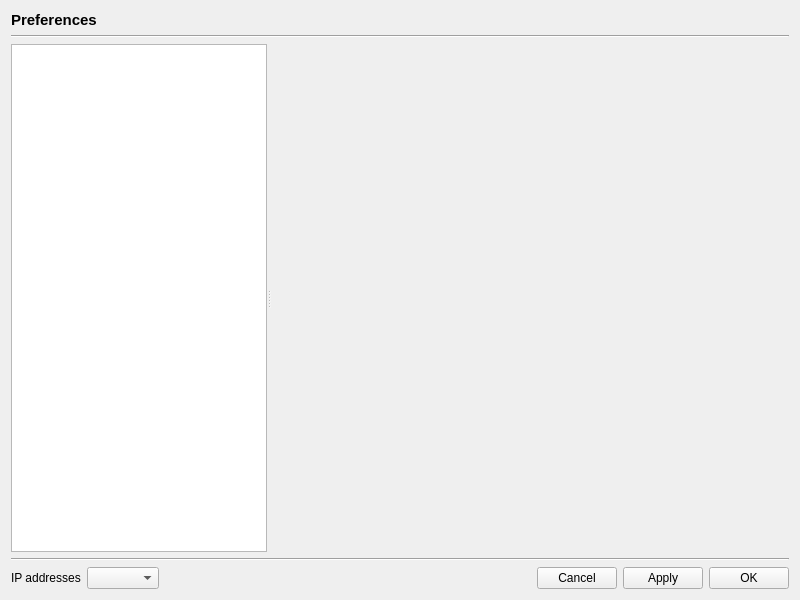
<?xml version="1.0" encoding="UTF-8"?>
<ui version="4.0">
 <class>GUI_PreferenceDialog</class>
 <widget class="QWidget" name="GUI_PreferenceDialog">
  <property name="geometry">
   <rect>
    <x>0</x>
    <y>0</y>
    <width>800</width>
    <height>600</height>
   </rect>
  </property>
  <property name="minimumSize">
   <size>
    <width>800</width>
    <height>600</height>
   </size>
  </property>
  <layout class="QGridLayout" name="gridLayout">
   <item row="0" column="0">
    <widget class="QLabel" name="lab_title">
     <property name="font">
      <font>
       <pointsize>11</pointsize>
       <weight>75</weight>
       <bold>true</bold>
      </font>
     </property>
     <property name="text">
      <string>Preferences</string>
     </property>
    </widget>
   </item>
   <item row="1" column="0">
    <widget class="Line" name="line">
     <property name="orientation">
      <enum>Qt::Horizontal</enum>
     </property>
    </widget>
   </item>
   <item row="2" column="0">
    <widget class="QSplitter" name="splitter">
     <property name="sizePolicy">
      <sizepolicy hsizetype="Expanding" vsizetype="MinimumExpanding">
       <horstretch>0</horstretch>
       <verstretch>0</verstretch>
      </sizepolicy>
     </property>
     <property name="lineWidth">
      <number>0</number>
     </property>
     <property name="orientation">
      <enum>Qt::Horizontal</enum>
     </property>
     <property name="childrenCollapsible">
      <bool>false</bool>
     </property>
     <widget class="QListWidget" name="list_preferences">
      <property name="sizePolicy">
       <sizepolicy hsizetype="Preferred" vsizetype="Expanding">
        <horstretch>0</horstretch>
        <verstretch>0</verstretch>
       </sizepolicy>
      </property>
      <property name="alternatingRowColors">
       <bool>true</bool>
      </property>
     </widget>
     <widget class="QWidget" name="widget_preferences" native="true">
      <property name="sizePolicy">
       <sizepolicy hsizetype="MinimumExpanding" vsizetype="Preferred">
        <horstretch>1</horstretch>
        <verstretch>0</verstretch>
       </sizepolicy>
      </property>
      <layout class="QGridLayout" name="gridLayout_2">
       <property name="leftMargin">
        <number>4</number>
       </property>
       <property name="rightMargin">
        <number>0</number>
       </property>
      </layout>
     </widget>
    </widget>
   </item>
   <item row="3" column="0">
    <widget class="Line" name="line_2">
     <property name="orientation">
      <enum>Qt::Horizontal</enum>
     </property>
    </widget>
   </item>
   <item row="4" column="0">
    <layout class="QHBoxLayout" name="horizontalLayout">
     <item>
      <widget class="QLabel" name="label_2">
       <property name="text">
        <string>IP addresses</string>
       </property>
      </widget>
     </item>
     <item>
      <widget class="QComboBox" name="combo_ips"/>
     </item>
     <item>
      <spacer name="horizontalSpacer">
       <property name="orientation">
        <enum>Qt::Horizontal</enum>
       </property>
       <property name="sizeHint" stdset="0">
        <size>
         <width>40</width>
         <height>20</height>
        </size>
       </property>
      </spacer>
     </item>
     <item>
      <widget class="QPushButton" name="btn_cancel">
       <property name="text">
        <string>Cancel</string>
       </property>
      </widget>
     </item>
     <item>
      <widget class="QPushButton" name="btn_apply">
       <property name="text">
        <string>Apply</string>
       </property>
      </widget>
     </item>
     <item>
      <widget class="QPushButton" name="btn_ok">
       <property name="text">
        <string>OK</string>
       </property>
      </widget>
     </item>
    </layout>
   </item>
  </layout>
 </widget>
 <resources/>
 <connections/>
</ui>
